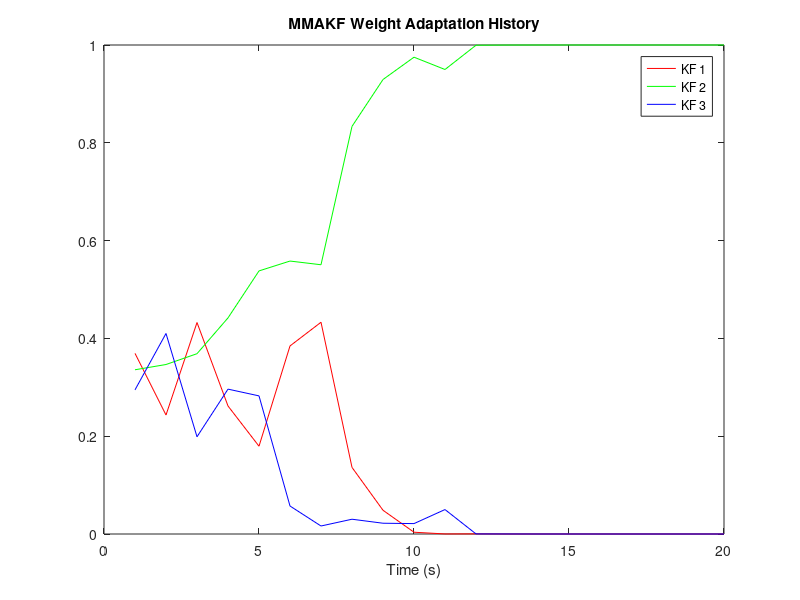

Here is the MATLAB script that generated this plot:
%% Simulation of Multiple Model Adaptive Kalman Filter

clear;
close all;

% Generate reference trajectory: 
% - Start at (0,0) and move in positive X direction with 1 m/s.
N = 20;
t = 1:N; % time
ref = [1:N; zeros(1,20)];

% Generate noisy range measurements from three stations:
S = [ 0, 20,  10; 
     20, 20, -10];

z = zeros(3,20);
for i=1:20,
  z(1,i) = norm(ref(:,i)-S(:,1));
  z(2,i) = norm(ref(:,i)-S(:,2));
  z(3,i) = norm(ref(:,i)-S(:,3));
end

range_std = 1; % m^2
z = z + range_std * randn(3,20);
R = range_std^2 * eye(3);

% Three different velocity models (m/s): 
alpha = [0.8; 1; 1.2];
p_alpha = [1/3; 1/3; 1/3];

% system noise
sys_std = 0.1;
Q = sys_std^2 * eye(2);

% Initialize state and covariance of 3 Kalman filters
x_bank = zeros(6,1);
P_bank = 0.01 * [...
  eye(2);
  eye(2);
  eye(2)];
  
weight = zeros(3,N);

for i=1:N,
  
  % system noise
  w = sys_std * randn(2,1);
  
  for k=1:3,
    
    ks = 2*k-1;
    ke = 2*k;
    
    % prediction
    
    x_bank(ks:ke,1) = x_bank(ks:ke,1) + alpha(k) * [1;0] + w;
    P_bank(ks:ke,:) = P_bank(ks:ke,:) + Q;
    
    % Compute predicted range measurements and linearize for EKF.
    z_hat = zeros(3,1); H = zeros(3,2);
    
    for j=1:3,
      H(j,:) = (x_bank(ks:ke,1) - S(:,j))';
      z_hat(j) = norm(H(j,:));
      H(j,:) = -H(j,:) ./ z_hat(j);
    end
    
    % measurement update
    inno = z(:,i) - z_hat;
    inno_var = H *  P_bank(ks:ke,:) * H' + R;
    inv_inno_var = inv(inno_var);
    
    likelihood = exp(-0.5 * inno'* inv_inno_var * inno)/sqrt(2*pi * det(inno_var));
    p_alpha(k) = likelihood * p_alpha(k);
    
    K = P_bank(ks:ke,:) * H' * inv_inno_var;
    x_bank(ks:ke,1) = x_bank(ks:ke,1) + K * inno;
    P_bank(ks:ke,:) = (eye(2) - K * H) * P_bank(ks:ke,:);
    
  end
  
  % Normalize weight and store
  p_alpha = p_alpha ./ sum(p_alpha);
  weight(:,i) = p_alpha;
  

end  

% Plot Weight Adaptation History
% Notice that the weight of the 2nd KF approaches to 1 while others to zero.

figure
plot(t, weight(1,:),'r')
hold on;
plot(t, weight(2,:),'g')
plot(t, weight(3,:),'b')
hold off
xlabel('Time (s)')
title('MMAKF Weight Adaptation History')
legend('KF 1', 'KF 2', 'KF 3')
